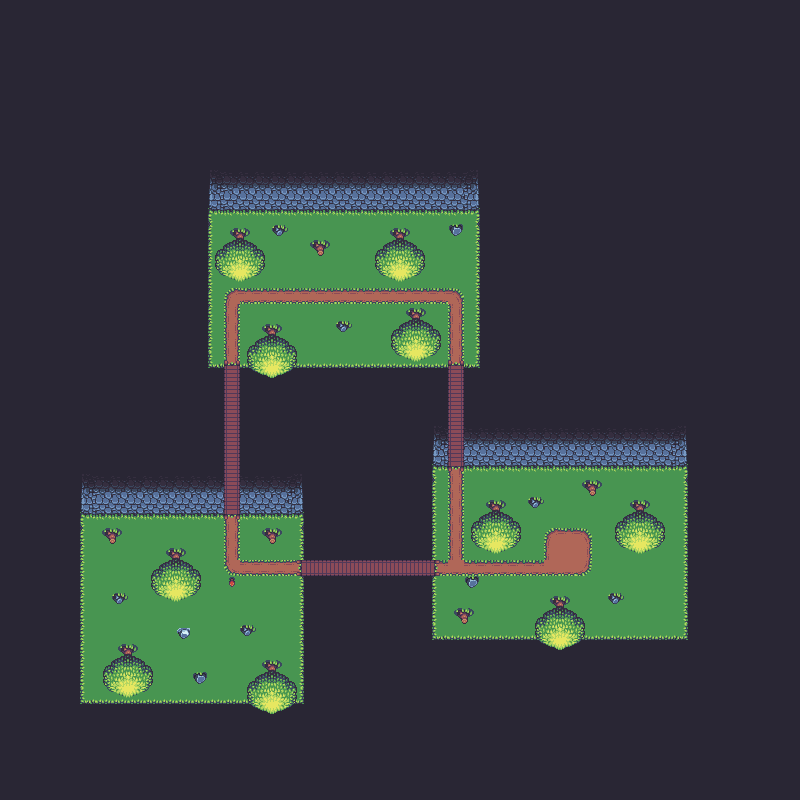

Rendered tile map (Tiled .tmx) drawn with the repository's tilesets; below, a short description and the map source with its tile grids summarised:
An orthogonal 50x50 tile map with 16x16 px tiles, 6 tile layers (base, ground, roads, bridges, ...), 1 hidden layer not drawn, 3 tilesets.

<map version="1.2" tiledversion="1.2.2" orientation="orthogonal" renderorder="right-down" width="50" height="50" tilewidth="16" tileheight="16" infinite="0" nextlayerid="9" nextobjectid="21">
 <tileset firstgid="1" source="tiles_packed.tsx" />
 <tileset firstgid="309" source="tileset.tsx" />
 <tileset firstgid="493" source="block.tsx" />
 <layer id="1" name="base" width="50" height="50">
  <data>[2500 cells, 2500 non-empty, 2 distinct tile ids]</data>
 </layer>
 <layer id="2" name="ground" width="50" height="50">
  <data>[2500 cells, 309 non-empty, 14 distinct tile ids]</data>
 </layer>
 <layer id="6" name="roads" width="50" height="50">
  <data>[2500 cells, 53 non-empty, 16 distinct tile ids]</data>
 </layer>
 <layer id="5" name="bridges" width="50" height="50">
  <data>[2500 cells, 50 non-empty, 8 distinct tile ids]</data>
 </layer>
 <layer id="7" name="blocks" width="50" height="50" visible="0">
  <data>[2500 cells, 2500 non-empty, 2 distinct tile ids]</data>
 </layer>
 <layer id="4" name="stones" width="50" height="50">
  <data>[2500 cells, 0 non-empty, 0 distinct tile ids]</data>
 </layer>
 <layer id="3" name="trees" width="50" height="50">
  <data>[2500 cells, 120 non-empty, 12 distinct tile ids]</data>
 </layer>
</map>
